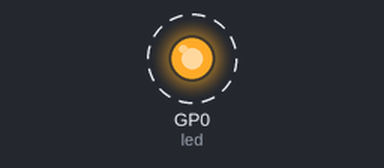
Recording of a program running on a simulated Raspberry Pi Pico running MicroPython. Shown: output pins drawn as LEDs (lit = HIGH). Dashed ring = blinking.

Above: at 0.5 s.
Timing chart, 0 to 4.6 s (numbered marks = the images above):
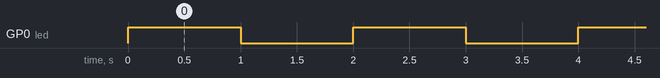

The program:

Blink.py
```python
'''
 * Keyestudio 42 in 1 Starter Kit for Raspberry Pi Pico
 * lesson 1.2
 * Blink
 * http://www.keyestudio.com
'''
from machine import Pin
import time

led = Pin(0, Pin.OUT)# Build the led object, connect the external LED light to pin 0, and set pin 0 to output mode
while True:
    led.value(1)# Led on
    time.sleep(1)# Wait for 1 second
    led.value(0)# led off
    time.sleep(1)# Wait for 1 second
```

Measured:
- by itself, GP0 (led): alternates HIGH for 1.0 s and LOW for 1.0 s
